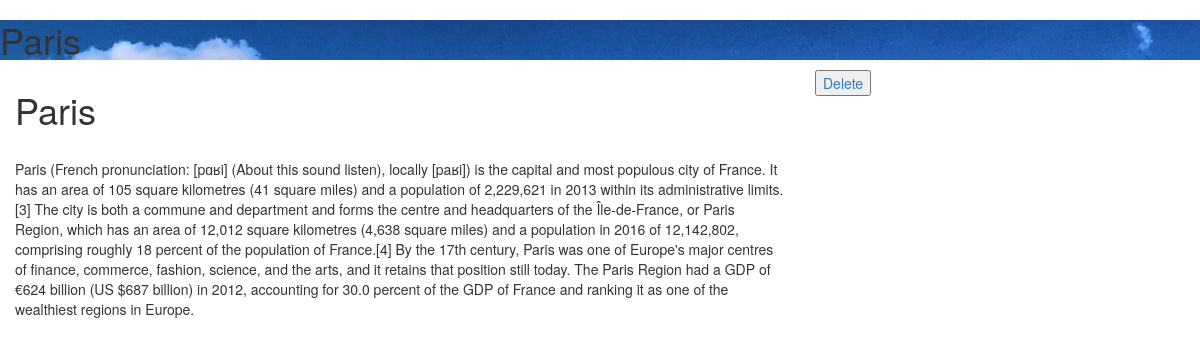
The app's page /blog/4/ with its own data.
### blog/models.py (models this page shows)
class post(models.Model):
    user=models.ForeignKey(User)
    title=models.CharField(max_length=512)
    content=models.TextField()
    img=models.ImageField(upload_to='blog_img/')
    date=models.DateTimeField(auto_now=True,auto_now_add=False)
    is_published=models.BooleanField(default=False)

### blog/views.py (the view)
# urls.py: url(r'^(?P<id>[0-9]+)/$',view_post,name="post"),
def view_post (request,id):
    posts= post.objects.get(id=int(id))
    comments = comment.objects.filter(post=posts)
    print(comments)
    template='blog/view.html'
    context= {"post":posts,"comments":comments}
    return render(request,template,context)

### blog/templates/blog/view.html (shortened to what this page needs)
{% extends 'blog/base.html' %}
{% block body %}
<div id="cover-detail" style="background-image: url('/media/{{ post.img }}');">
    <h1 id="cover-text">{{post.title}}</h1>
</div>
<div id="post-content">
    <div class="post-detail">
        <div class="container-fluid">
            <div class="row">
                <div class="col-md-8">
                    <h1>{{post.title}}</h1>
                    <br>
                    <p>{{post.content}}</p>
                </div>
                <div class="col-md-4">
                    <a href="{% url 'delete_post' post.id %}"><button>Delete</button></a>
                </div>
            </div>
        </div>
    </div>
{% endblock %}

### records on screen
post: img (picture), title "Paris", content "Paris (French pronunciation: [pɑʁi] (About this sound listen), locally [paʁi]) is the capital and most populous city of France. It has an area of 105 square kilometres (41 square miles) and a population of 2,229,621 in 2013 within its administrative limits.[3] The city is both a commune and department and forms the centre and headquarters of the Île-de-France, or Paris Region, which has an area of 12,012 square kilometres (4,638 square miles) and a population in 2016 of 12,142,802, comprising roughly 18 percent of the population of France.[4] By the 17th century, Paris was one of Europe's major centres of finance, commerce, fashion, science, and the arts, and it retains that position still…"
